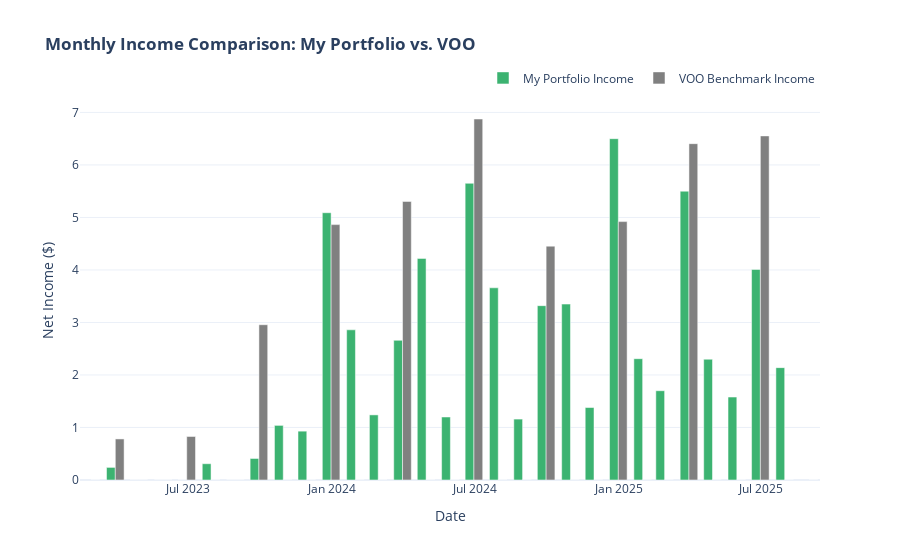

Here is the notebook cell this chart was saved with:
### Code cell
fig_income_comp = go.Figure()

fig_income_comp.add_trace(
    go.Bar(
        x=monthly_income.index,
        y=monthly_income,
        name="My Portfolio Income",
        marker_color="mediumseagreen",
    )
)

fig_income_comp.add_trace(
    go.Bar(
        x=monthly_benchmark_income.index,
        y=monthly_benchmark_income,
        name="VOO Benchmark Income",
        marker_color="grey",
    )
)

fig_income_comp.update_layout(
    title_text="<b>Monthly Income Comparison: My Portfolio vs. VOO</b>",
    template="plotly_white",
    barmode="group", 
    xaxis_title="Date",
    yaxis_title="Net Income ($)",
    legend=dict(orientation="h", yanchor="bottom", y=1.02, xanchor="right", x=1),
)

fig_income_comp.show()

### Figure 1 — Plotly figure (JSON) as saved in the notebook; plotly's stock layout.template omitted (floating-point values rounded to 4 significant figures)
{"data": [{"marker": {"color": "mediumseagreen"}, "name": "My Portfolio Income", "type": "bar", "x": ["2023-03-31T00:00:00", "2023-04-30T00:00:00", "2023-05-31T00:00:00", "2023-06-30T00:00:00", "2023-07-31T00:00:00", "2023-08-31T00:00:00", "2023-09-30T00:00:00", "2023-10-31T00:00:00", "2023-11-30T00:00:00", "2023-12-31T00:00:00", "2024-01-31T00:00:00", "2024-02-29T00:00:00", "2024-03-31T00:00:00", "2024-04-30T00:00:00", "2024-05-31T00:00:00", "2024-06-30T00:00:00", "2024-07-31T00:00:00", "2024-08-31T00:00:00", "2024-09-30T00:00:00", "2024-10-31T00:00:00", "2024-11-30T00:00:00", "2024-12-31T00:00:00", "2025-01-31T00:00:00", "2025-02-28T00:00:00", "2025-03-31T00:00:00", "2025-04-30T00:00:00", "2025-05-31T00:00:00", "2025-06-30T00:00:00", "2025-07-31T00:00:00"], "y": [0.24, 0.0, 0.0, 0.0, 0.31, 0.0, 0.41, 1.04, 0.93, 5.09, 2.86, 1.24, 2.66, 4.22, 1.2, 5.65, 3.66, 1.16, 3.32, 3.35, 1.38, 6.5, 2.31, 1.7, 5.5, 2.3, 1.58, 4.01, 2.14]}, {"marker": {"color": "grey"}, "name": "VOO Benchmark Income", "type": "bar", "x": ["2023-02-28T00:00:00", "2023-03-31T00:00:00", "2023-04-30T00:00:00", "2023-05-31T00:00:00", "2023-06-30T00:00:00", "2023-07-31T00:00:00", "2023-08-31T00:00:00", "2023-09-30T00:00:00", "2023-10-31T00:00:00", "2023-11-30T00:00:00", "2023-12-31T00:00:00", "2024-01-31T00:00:00", "2024-02-29T00:00:00", "2024-03-31T00:00:00", "2024-04-30T00:00:00", "2024-05-31T00:00:00", "2024-06-30T00:00:00", "2024-07-31T00:00:00", "2024-08-31T00:00:00", "2024-09-30T00:00:00", "2024-10-31T00:00:00", "2024-11-30T00:00:00", "2024-12-31T00:00:00", "2025-01-31T00:00:00", "2025-02-28T00:00:00", "2025-03-31T00:00:00", "2025-04-30T00:00:00", "2025-05-31T00:00:00", "2025-06-30T00:00:00", "2025-07-31T00:00:00", "2025-08-31T00:00:00"], "y": [0.0, 0.782, 0.0, 0.0, 0.8288, 0.0, 0.0, 2.957, 0.0, 0.0, 4.864, 0.0, 0.0, 5.305, 0.0, 0.0, 6.875, 0.0, 0.0, 4.453, 0.0, 0.0, 4.921, 0.0, 0.0, 6.405, 0.0, 0.0, 6.553, 0.0, 0.0]}], "layout": {"barmode": "group", "legend": {"orientation": "h", "x": 1, "xanchor": "right", "y": 1.02, "yanchor": "bottom"}, "title": {"text": "<b>Monthly Income Comparison: My Portfolio vs. VOO</b>"}, "xaxis": {"title": {"text": "Date"}}, "yaxis": {"title": {"text": "Net Income ($)"}}}}
